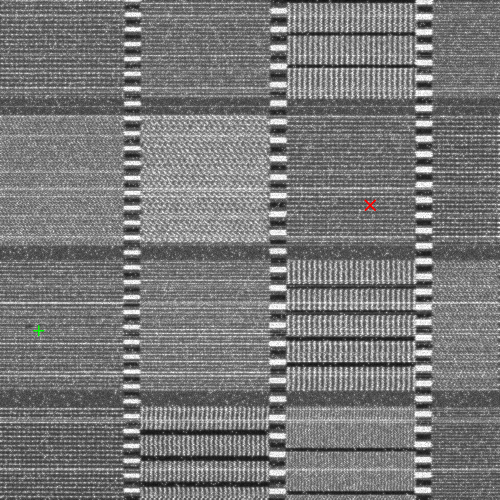
#> input picture failure_case_sample_1181.png, 1000 x 1000 px (shown at 1/2 size)
$ python -i evaluate.py   (imports and definitions only)   (older library calls are emulated)
#> lines starting #> are read from the running program, lines starting #| are printed output that depends on the picture
#> further down, picture is the input picture: shape (1000, 1000, 3); mean B, G, R 120, 120.1, 120.1
"""
Drift-Sense Phase 2 -- merged standalone evaluator
===================================================

Evaluates BOTH:
  * grayscale SEM sets (A/B/C) using the same classical-CV candidate
    generator as register.py
  * RGB optical sets (D/E) using the RGB matcher included below

The evaluator does NOT import register.py or register_rgb.py.

Usage examples
--------------
# Grayscale:
python eval\evaluate.py --datasets out_setA out_setB out_setC --split all --limit 150 --found-threshold 0.335 --out_dir eval\results

# Exactly 70 A + 70 B + 40 C from your local datasets:
python eval\evaluate.py --datasets out_setA out_setB out_setC --split all --limit-per-dataset 70 --found-threshold 0.335 --out_dir eval\results_210

# RGB:
python eval\evaluate.py --datasets out_setD --split all --limit 20 --found-threshold 0.335 --out_dir eval\results_rgb

Important:
  --limit limits the TOTAL number of rows after datasets are combined.
  --limit-per-dataset applies the same limit independently to each dataset.

Image type is detected automatically from the actual image:
  1 channel -> grayscale matcher
  3 channels -> RGB matcher

For grayscale, matching.py must be available in the project root because
that is the candidate-generation logic used by register.py.
"""

import argparse
import os
import platform
import sys
import time

import cv2
import numpy as np
import pandas as pd

# ---------------------------------------------------------------------
# Project import: same candidate generator used by register.py
# ---------------------------------------------------------------------

PROJECT_ROOT = os.path.dirname(os.path.dirname(os.path.abspath(__file__)))
if PROJECT_ROOT not in sys.path:
    sys.path.insert(0, PROJECT_ROOT)

try:
    from matching import generate_candidates
except ImportError as exc:
    raise ImportError(
        "Could not import matching.generate_candidates. "
        "Place evaluate.py inside eval/ and keep matching.py in the project root."
    ) from exc


# ---------------------------------------------------------------------
# Common Phase 2 settings
# ---------------------------------------------------------------------

FOUND_THRESHOLD = 0.380
CENTER_TIE_MARGIN = 0.03

LOCALIZATION_TIERS = [(1.0, 1.00), (2.0, 0.80), (3.0, 0.60), (5.0, 0.40)]
SCALE_TIERS = [(1.0, 1.00), (2.0, 0.60), (5.0, 0.30)]
ROTATION_TIERS = [(0.25, 1.00), (0.50, 0.60), (1.00, 0.30)]


# [70 lines left out: functions localization_credit, tier_credit, find_column, resolve_dataset_path, localize_gray, not called in this run]


# =====================================================================
# RGB MATCHER
# =====================================================================

RGB_SCALE_MIN = 8.0
RGB_SCALE_MAX = 12.0
RGB_SCALE_STEPS = 17

RGB_ROT_MIN = -5.0
RGB_ROT_MAX = 5.0
RGB_ROT_STEPS = 11

RGB_PEAKS_PER_MAP = 6
RGB_PEAK_SUPPRESS_RADIUS = 12
RGB_MIN_SCORE = 0.05


def rgb_feature(img):
    """
    Convert BGR RGB image to one scalar feature combining:
      - LAB luminance
      - weak chromatic information
      - gradient structure
    """
    lab = cv2.cvtColor(img, cv2.COLOR_BGR2LAB).astype(np.float32)
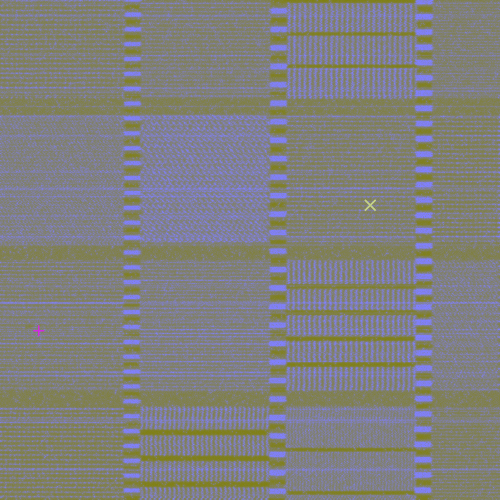
#> lab: shape (1000, 1000, 3) float32 (shown at 1/2 size); mean B, G, R 127.2, 128, 128

    l = lab[:, :, 0] / 255.0
    a = (lab[:, :, 1] - 128.0) / 127.0
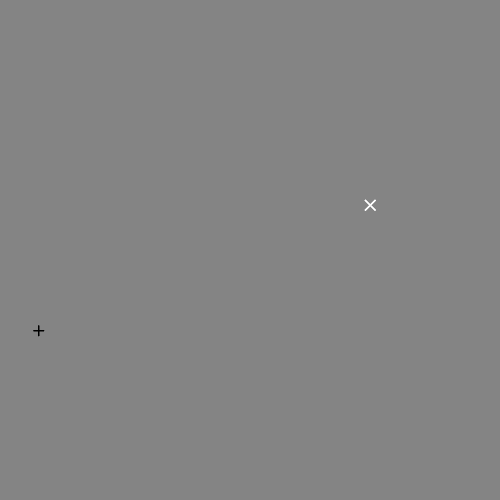
#> a: shape (1000, 1000) float32 (shown at 1/2 size); min -0.677, max 0.63, mean 4.47e-05; drawn with min black and max white
    b = (lab[:, :, 2] - 128.0) / 127.0
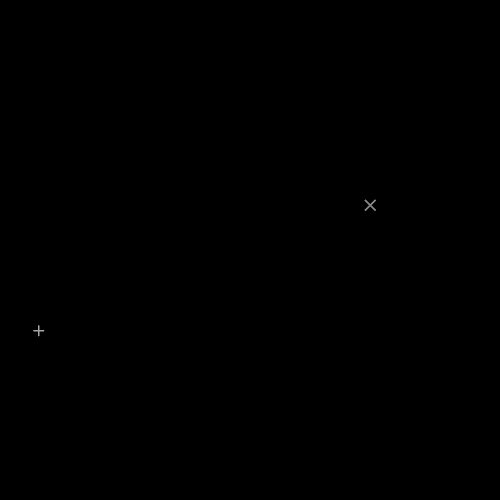
#> b: shape (1000, 1000) float32 (shown at 1/2 size); min 0, max 0.654, mean 0.000185

    gray = cv2.cvtColor(img, cv2.COLOR_BGR2GRAY).astype(np.float32) / 255.0

    gx = cv2.Sobel(gray, cv2.CV_32F, 1, 0, ksize=3)
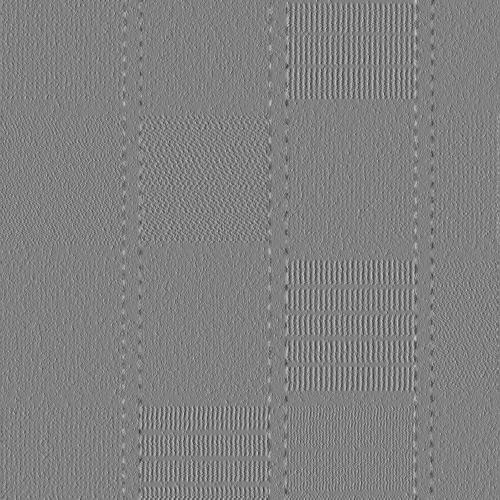
#> gx: shape (1000, 1000) float32 (shown at 1/2 size); min -2.59, max 2.53, mean 0.000114; drawn with min black and max white
    gy = cv2.Sobel(gray, cv2.CV_32F, 0, 1, ksize=3)
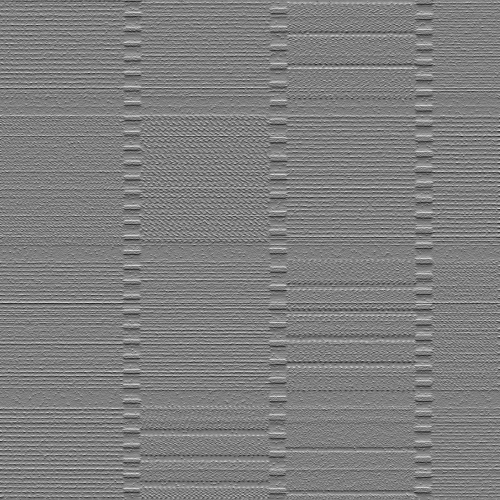
#> gy: shape (1000, 1000) float32 (shown at 1/2 size); min -2.61, max 2.62, mean 0.000102; drawn with min black and max white

    grad = cv2.magnitude(gx, gy)
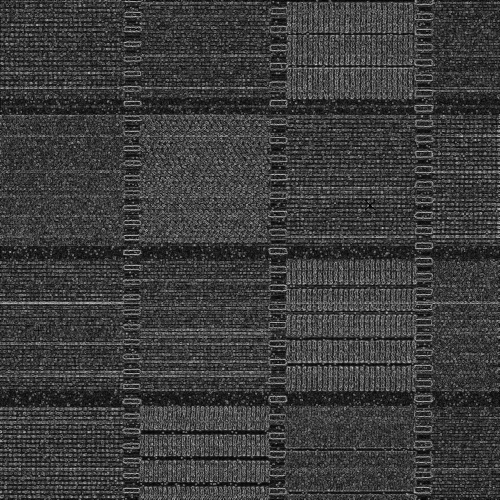
#> grad: shape (1000, 1000) float32 (shown at 1/2 size); min 0, max 2.73, mean 0.647; drawn with min black and max white
    grad = grad / (grad.max() + 1e-6)

    feature = (
        l
        + 0.12 * np.sqrt(a * a + b * b)
        + 0.10 * (grad - 0.5)
    )

    return feature.astype(np.float32)


# [992 lines left out: functions rotate_feature, local_maxima, subpixel_offset, generate_rgb_candidates, localize_rgb, load_combined and 1 more, not called in this run]


# [2 lines not run here, left out]

>>> import cv2
>>> picture = cv2.imread('../failure_case_sample_1181.png')
>>> result = rgb_feature(picture)
